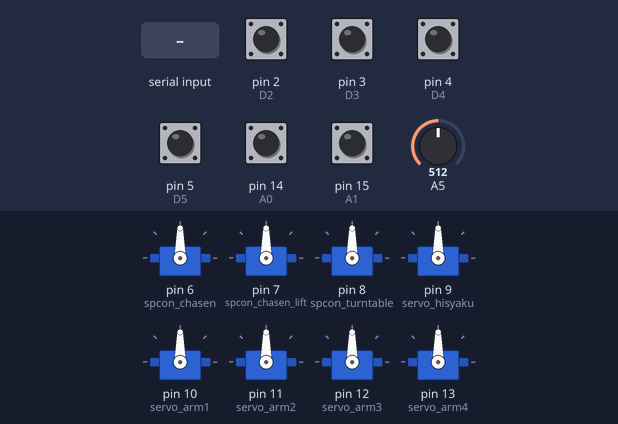
Bench run of a sketch on a simulated Arduino Uno, built with avr-gcc and run on an emulated ATmega328P. Shown: 8 × servo. The inputs (shaded band) are chosen by the test bench; at power-on: pin 2 (D2), pin 3 (D3), pin 4 (D4), pin 5 (D5), pin 14 (A0), pin 15 (A1) HIGH, A5 = 512. What the sketch prints to the serial monitor is not drawn.

Above: at 1.2 s.
1.3 s: "1\n" received over Serial
At 1.8 s:
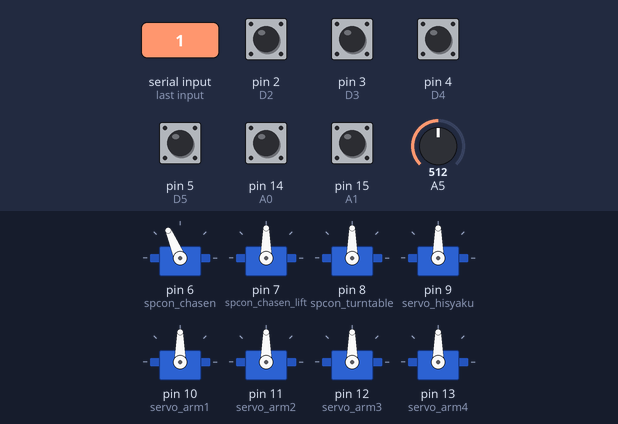
At 3.6 s:
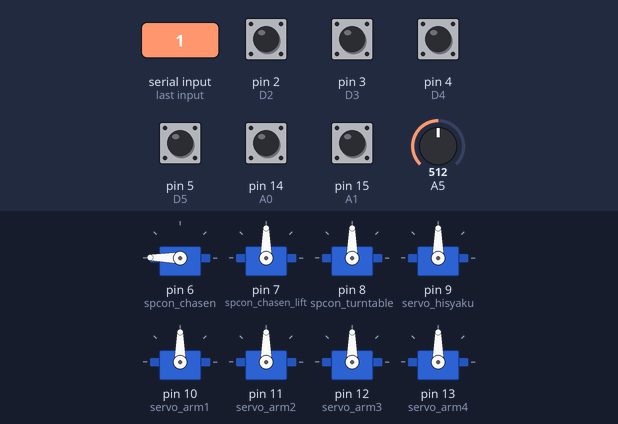
4.3 s: byte 50 ('2') received over Serial
7.3 s: byte 51 ('3') received over Serial
At 9.9 s:
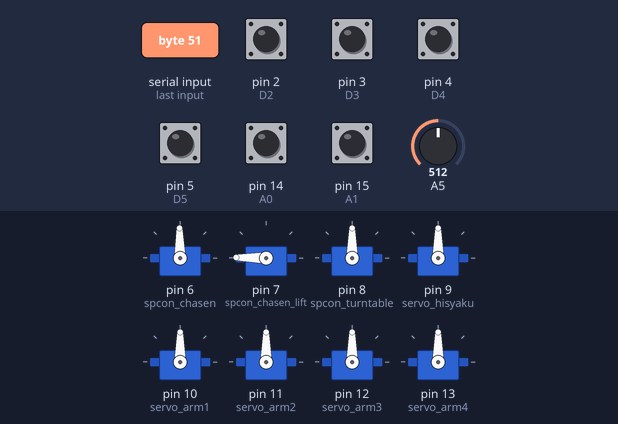
10.3 s: byte 49 ('1') received over Serial
13.3 s: byte 52 ('4') received over Serial
16.3 s: byte 53 ('5') received over Serial
At 19.3 s:
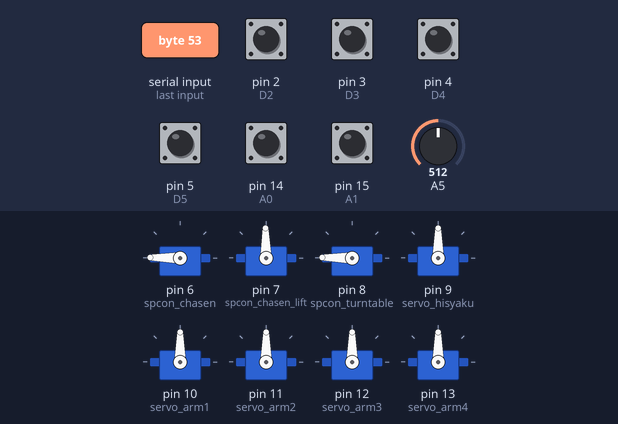
Timing chart, 0 to 20.3 s (numbered marks = the images above; inputs shaded):
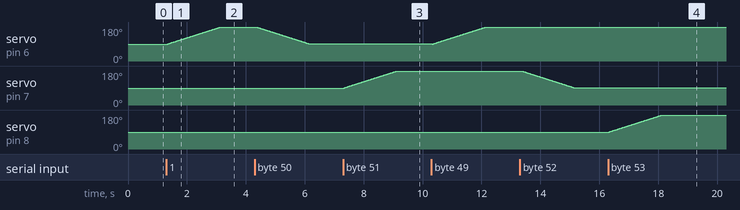

The sketch:

chasen_171020_write.ino
```cpp
#include <Servo.h>

Servo spcon_chasen;
Servo spcon_chasen_lift;
Servo spcon_turntable;
Servo servo_hisyaku;
Servo servo_arm1;
Servo servo_arm2;
Servo servo_arm3;
Servo servo_arm4;


int spcon_stop_duty;
int spcon_cw_duty;
int spcon_ccw_duty;

int servo_stop_duty ;
int servo_cw_duty ;
int servo_ccw_duty ;

void setup() {
  // put your setup code here, to run once:

  //Input Port
  pinMode(2, INPUT_PULLUP);   //D2
  pinMode(3, INPUT_PULLUP);  //D3
  pinMode(4, INPUT_PULLUP);   //D4
  pinMode(5, INPUT_PULLUP);   //D5
  pinMode(14, INPUT_PULLUP);  //A0
  pinMode(15, INPUT_PULLUP);  //A1

  //OutPort
  spcon_chasen.attach(6);     //D6
  spcon_chasen_lift.attach(7);//D7
  spcon_turntable.attach(8);  //D8
  servo_hisyaku.attach(9);    //D9
  servo_arm1.attach(10);      //D10
  servo_arm2.attach(11);      //D11
  servo_arm3.attach(12);      //D12
  servo_arm4.attach(13);      //D13

  Serial.begin(9600); // open a serial connection to your computer
  Serial.setTimeout(10000UL); // タイムアウト設定（10秒）

  spcon_stop_duty = 90;
  spcon_cw_duty = 180;
  spcon_ccw_duty = 0;

  servo_stop_duty = 90;
  servo_cw_duty = 180;
  servo_ccw_duty = 0;


  spcon_chasen.write(spcon_stop_duty);
  spcon_chasen_lift.write(spcon_stop_duty);
  spcon_turntable.write(spcon_stop_duty);
  servo_hisyaku.write(servo_stop_duty);
  servo_arm1.write(servo_stop_duty);
  servo_arm2.write(servo_stop_duty);
  servo_arm3.write(servo_stop_duty);
  servo_arm4.write(servo_stop_duty);
}

void loop() {
  // put your main code here, to run repeatedly:
  int val_in_0 = 0;       //D2
  int val_in_1 = 0;       //D3
  int val_in_2 = 0;       //D4
  int val_in_3 = 0;       //D5
  int val_in_4 = 0;       //A0
  int val_in_5 = 0;       //A1
  int ana_in_1 = 0;       //A5

  int pc_input_char;


  val_in_0 = digitalRead(2);
  val_in_1 = digitalRead(3);
  val_in_2 = digitalRead(4);
  val_in_3 = digitalRead(5);
  val_in_4 = digitalRead(14);
  val_in_5 = digitalRead(15);
  ana_in_1 = analogRead(5);    // アナログピンを読み取る

  Serial.print("In:");       // 文字列を送信
  Serial.print("_in_0:");
  Serial.print(val_in_0);
  Serial.print("_in_1:");
  Serial.print(val_in_1);
  Serial.print("_in_2:");
  Serial.print(val_in_2);
  Serial.print("_in_3:");
  Serial.print(val_in_3);
  Serial.print("_in_4:");
  Serial.print(val_in_4);
  Serial.print("_in_5:");
  Serial.print(val_in_5);
  Serial.print("_ana_5:");
  Serial.print(ana_in_1);
  Serial.print("\n");

  // シリアルポートより1文字読み込む
  pc_input_char = Serial.read();

  if (pc_input_char != -1 ) {
    // 読み込んだデータが -1 以外の場合以下の処理を行う
    switch (pc_input_char) {
      case '1':
        for (int i = spcon_stop_duty; i < spcon_cw_duty; i++) {
          spcon_chasen.write(i);
          delay(20);
        }
        break;
      case '2':
        for (int i = spcon_cw_duty; i > spcon_stop_duty; i--) {
          spcon_chasen.write(i);
          delay(20);
        }
        break;
      case '3':
        for (int i = spcon_stop_duty; i < spcon_cw_duty; i++) {
          spcon_chasen_lift.write(i);
          delay(20);
        }
        break;
      case '4':
        for (int i = spcon_cw_duty; i > spcon_stop_duty; i--) {
          spcon_chasen_lift.write(i);
          delay(20);
        }
        break;
      case '5':
        for (int i = spcon_stop_duty; i < spcon_cw_duty; i++) {
          spcon_turntable.write(i);
          delay(20);
        }
        break;
      case '6':
        for (int i = spcon_cw_duty; i > spcon_stop_duty; i--) {
          spcon_turntable.write(i);
          delay(20);
        }
        break;
      case '7':
        for (int i = servo_stop_duty; i < servo_cw_duty; i++) {
          servo_hisyaku.write(i);
          delay(20);
        }
        break;
      case '8':
        for (int i = servo_cw_duty; i > servo_stop_duty; i--) {
          servo_hisyaku.write(i);
          delay(20);
        }
        break;
      case '9':
        for (int i = servo_stop_duty; i < servo_cw_duty; i++) {
          servo_arm1.write(i);
          delay(20);
        }
        break;
      case '0':
        for (int i = servo_cw_duty; i > servo_stop_duty; i--) {
          servo_arm1.write(i);
          delay(20);
        }
        break;
      case 'q':
        for (int i = servo_stop_duty; i < servo_cw_duty; i++) {
          servo_arm2.write(i);
          delay(20);
        }
        break;
      case 'w':
        for (int i = servo_cw_duty; i > servo_stop_duty; i--) {
          servo_arm2.write(i);
          delay(20);
        }
        break;
      case 'e':
        for (int i = servo_stop_duty; i < servo_cw_duty; i++) {
          servo_arm3.write(i);
          delay(20);
        }
        break;
      case 'r':
        for (int i = servo_cw_duty; i > servo_stop_duty; i--) {
          servo_arm3.write(i);
          delay(20);
        }

        break;
      case 't':
        for (int i = servo_stop_duty; i < servo_cw_duty; i++) {
          servo_arm4.write(i);
          delay(20);
        }
        break;
      case 'y':
        for (int i = servo_cw_duty; i > servo_stop_duty; i--) {
          servo_arm4.write(i);
          delay(20);
        }
        break;
    }
  } else {
    // 読み込むデータが無い場合は何もしない

  }


}
```

Measured:
- after the input at 1.3 s, servo on pin 6 (spcon_chasen): moves from 90° to 179° over 1.8 s, starting after 0.05 s
- after the input at 7.3 s, servo on pin 7 (spcon_chasen_lift): moves from 90° to 179° over 1.8 s, starting at once
- after the input at 16.3 s, servo on pin 8 (spcon_turntable): moves from 90° to 179° over 1.8 s, starting at once
